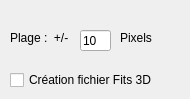
      <widget class="QWidget" name="tab_seq">
       <attribute name="title">
        <string>Séquence Doppler</string>
       </attribute>
       <widget class="QLabel" name="label_24">
        <property name="geometry">
         <rect>
          <x>10</x>
          <y>30</y>
          <width>71</width>
          <height>16</height>
         </rect>
        </property>
        <property name="text">
         <string>Plage :  +/-</string>
        </property>
       </widget>
       <widget class="QLineEdit" name="seq_range_text">
        <property name="geometry">
         <rect>
          <x>80</x>
          <y>30</y>
          <width>31</width>
          <height>21</height>
         </rect>
        </property>
        <property name="text">
         <string>10</string>
        </property>
       </widget>
       <widget class="QCheckBox" name="seq_fits3D_chk">
        <property name="geometry">
         <rect>
          <x>10</x>
          <y>70</y>
          <width>171</width>
          <height>20</height>
         </rect>
        </property>
        <property name="text">
         <string>Création fichier Fits 3D</string>
        </property>
       </widget>
       <widget class="QLabel" name="label_25">
        <property name="geometry">
         <rect>
          <x>120</x>
          <y>30</y>
          <width>49</width>
          <height>16</height>
         </rect>
        </property>
        <property name="text">
         <string>Pixels</string>
        </property>
       </widget>
      </widget>
